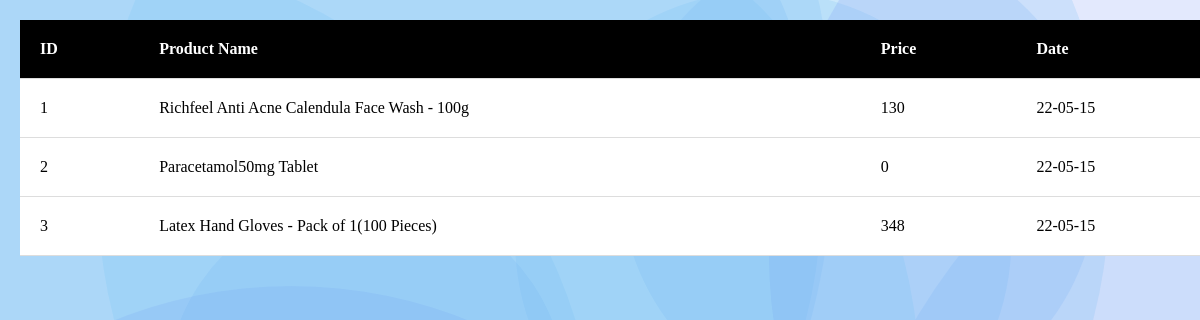
/adminpanel/order.php, run on the app's committed database.
### tables this page shows
CREATE TABLE `oreder` (
  `o_id` int(11) NOT NULL,
  `product_nm` varchar(200) NOT NULL,
  `price` double NOT NULL,
  `dt` varchar(100) NOT NULL
);

### adminpanel/order.php (the view, shortened to what this page needs)
<!DOCTYPE html>
<html>
<head>
	<link rel="stylesheet" type="text/css" href="css/style.css">
</head>
<body background="../images/bg_bggenerator_com.png">
<?php
	$con = mysqli_connect('localhost','root','','covictory');
	$q= "select * from oreder";
	$result = mysqli_query($con,$q);
	if (mysqli_num_rows($result)>0)
	{
		echo "<table>";
		echo "<tr>";
		echo "<th>ID</th>";
		echo "<th>Product Name</th>";
		echo "<th>Price</th>";
		echo "<th>Date</th>";
		while ($row=mysqli_fetch_assoc($result))
		{
			echo "<tr>";
			echo "<td>".$row["o_id"]."</td>";
			echo "<td>".$row["product_nm"]."</td>";
			echo "<td>".$row["price"]."</td>";
			echo "<td>".$row["dt"]."</td>";
		}
	}
?>
</body>
</html>

### adminpanel/css/style.css (style rules this page uses)
body { font-family: fantasy; margin: 0px; padding: 0px; }
table { margin: 20px; border-collapse: collapse; width: 100%; background-color: white; }
th { padding: 20px; text-align: left; border-bottom: 1px solid #DDD; background-color: black; color: white; }
td { padding: 20px; text-align: left; border-bottom: 1px solid #DDD; }

### data on the page
oreder: o_id "1", product_nm "Richfeel Anti Acne Calendula Face Wash - 100g", price "130", dt "22-05-15"
oreder: o_id "2", product_nm "Paracetamol50mg Tablet", price "0", dt "22-05-15"
oreder: o_id "3", product_nm "Latex Hand Gloves - Pack of 1(100 Pieces)", price "348", dt "22-05-15"
